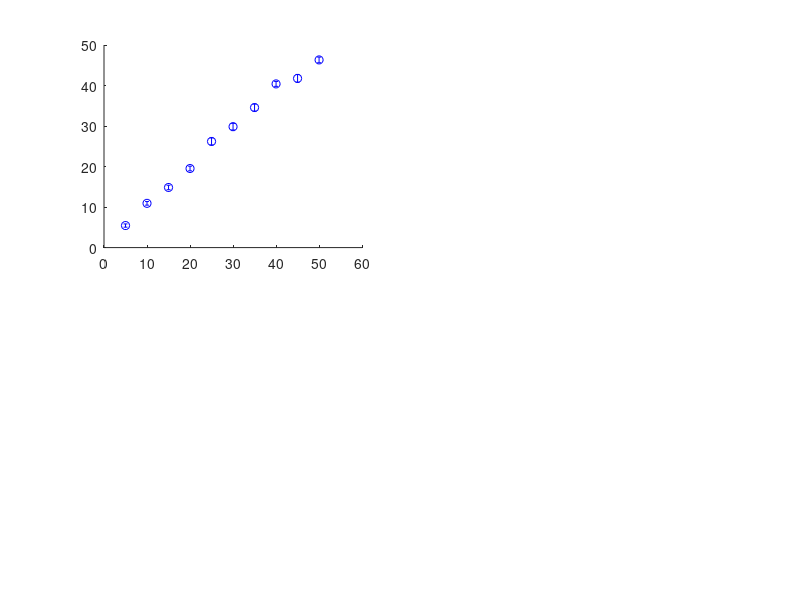

This figure's MATLAB source: (Note: this script raises an error after producing the figure.)
function testBias()
%
% Test the effect of a subject responding preferentially to one side. In
% the biased condition, the subject responds faithfully if the stimulus is
% above thresholds, but on 90% of the trials when the stimulus is below
% threholds, the subject always picks the 'preferred' side.  Separate plots
% are made for the biased condition to show the effect on bias on
% staircases for the preferred side, the nonpreferred side, and a
% staircases that combines both sides.  The conclusion is that bias greatly
% improves the measured thresholds on the preferred side, but only slightly
% elevates thresholds on the nonpreferred side.  The nonpreferred and joint
% staircases have very similar thresholds.

  testTypes = struct('unbiased', 1, 'jointBiased', 2, 'prefBiased', 3, 'nonprefBiased', 4, 'testTypes', 4);
  figure(1);
  clf;
  alphas = [5, 10, 15, 20, 25, 30, 35, 40, 45, 50];     % thresholds
  for type = testTypes.unbiased:testTypes.nonprefBiased
    doOnePlot(type, alphas);
  end
end

function doOnePlot(type, alphas)
  % plot measured thresholds for one test condition (biased/unbiased,
  % joint/L-R)
  means = zeros(1, length(alphas));
  sems = zeros(1, length(alphas));
  for a = 1:length(alphas)
    numReps = 25;
    measures = zeros(1, numReps);
    for r = 1:numReps
      measures(r) = doOneStaircase(alphas(a), type);
    end
    means(a) = mean(measures);
    sems(a) = std(measures) / sqrt(numReps);
  end
  % plot the results
  subplot(2, 2, type);
  errorbar(alphas, means, sems, sems, 'bo', 'MarkerFaceColor', 'b');
  axis([0, 55, 0, 55]);
  hold on;
  plot([0, 50], [0, 50], 'k:');
  plot([0, 50, 50], [50, 50, 0], 'k:');
  xlabel('Actual Threshold');
  ylabel('Mean Measured Threshold (+/- 1 SEM)');
  plotTitles = {'Unbiased Joint Staircase', 'Biased Joint Staircase', 'Biased Preferred Staircase', ...
              'Biased Non-Preferred Staircase'};
  title(plotTitles{type});
  if (type > 1)
    text(0.05, 0.90, {'Preferred side selected', 'on 90% of trials when', 'stimulus < threshold'}, ...
      'HorizontalAlignment', 'left', 'VerticalAlignment', 'top', 'units', 'normalized');
  end
end

function threshold = doOneStaircase(alpha, type)
  % Do one complete staircase for one of the test conditions, returning the
  % measured threshold
  testTypes = struct('unbiased', 1, 'jointBiased', 2, 'prefBiased', 3, 'nonprefBiased', 4, 'testTypes', 4);

  threshold = randi(50);             % starting value for staircase
  step = 8;                          % initial step size
  numTrials = 0;
  seqCorrect = 0;
  seqWrong = 0;
  numRev = 0;
  limitTrials = 100;                % minimum number of trials to collect
  limitStep = 1;                    % step size limit that must be reached
  while step >= limitStep && numTrials < limitTrials
    stimSide = randi(2);                       % 1 == Left, 2 == Right side change
    % If we are doing split L/R staircases and this isn't our side, just continue
    if (type == testTypes.prefBiased && stimSide == 1) || (type == testTypes.nonprefBiased && stimSide == 2)
      continue;
    end
    prob100 = 100.0 * (1.0 - exp(-threshold / (alpha * 0.6408)));
    % for joint biased staircase, we pick right below threshold (80) 90% of
    % the time. We'll be correct if the stimulus was on the right.
    if type == testTypes.jointBiased && prob100 < 80 && randi(100) < 90
      correct = stimSide == 2;
    elseif type == testTypes.prefBiased && prob100 < 80 && randi(100) < 90
      correct = true;
    elseif type == testTypes.nonprefBiased && prob100 < 80 && randi(100) < 90
      correct = false;
    % if we are unbiased, or above threshold, or 10% of trials where bias
    % fails, just use the probability to determine whether we are correct
    else
      correct = randi(100) - 1 < prob100;
    end

    % First check for a reversal, and reduce step size if enough reversals
    if (correct && seqWrong > 0) || (~correct && seqCorrect > 0)  % a reversal
      numRev = numRev + 1;
      if numRev >= 6            % reduce step size after 6 reversals
        step = max(limitStep, step * 0.5);
        numRev = 0;
      end
    end
    % Then check whether a step needs to be made
    if correct
      seqCorrect = seqCorrect + 1;
      seqWrong = 0;
      if mod(seqCorrect, 3) == 0      % make a step after 3 correct trials
        threshold = max(threshold - step, 0);
      end
    else
      seqWrong = seqWrong + 1;        % make a step after 1 wrong trial
      seqCorrect = 0;
      threshold = min(threshold + step, 50);
    end
    numTrials = numTrials + 1;  
  end
end